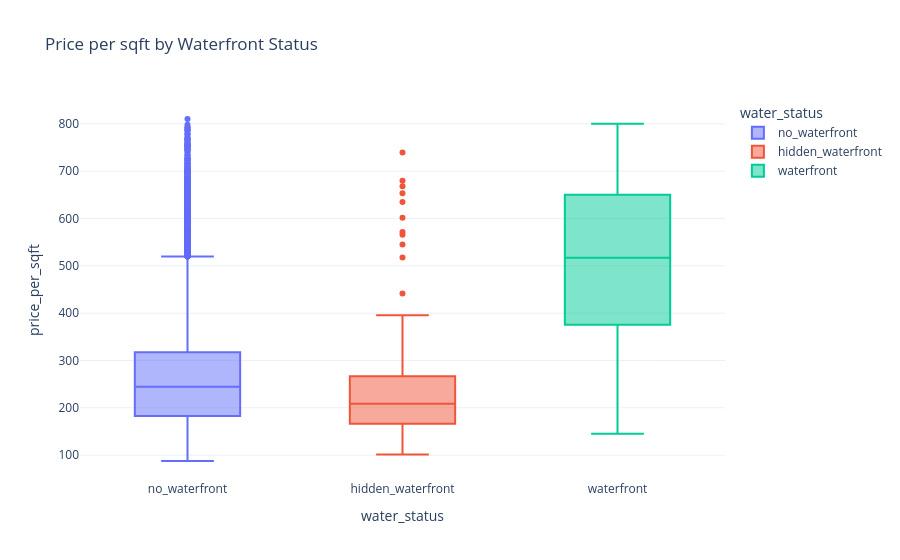

The notebook cell saved with this chart:
### Code cell
df_super["price_per_sqft"] = df_super["price"] / df_super["sqft_living"]

df_super["water_status"] = "no_waterfront"
df_super.loc[df_super["waterfront"] == 1, "water_status"] = "waterfront"
df_super.loc[df_super["is_hidden_waterfront"], "water_status"] = "hidden_waterfront"

fig = px.box(df_super, x="water_status", y="price_per_sqft", color="water_status",
             title="Price per sqft by Waterfront Status", template="plotly_white")
fig.show()

### Figure 1 — Plotly figure (JSON) as saved in the notebook; plotly's stock layout.template omitted (floating-point values rounded to 4 significant figures; data arrays with more than 128 entries replaced by an {"elided": "..."} marker saying what was removed)
{"data": [{"alignmentgroup": "True", "hovertemplate": "water_status=%{x}<br>price_per_sqft=%{y}<extra></extra>", "legendgroup": "no_waterfront", "marker": {"color": "#636efa"}, "name": "no_waterfront", "notched": false, "offsetgroup": "no_waterfront", "orientation": "v", "showlegend": true, "type": "box", "x": {"elided": "21149 str values"}, "x0": " ", "xaxis": "x", "y": {"elided": "21149 float values"}, "y0": " ", "yaxis": "y"}, {"alignmentgroup": "True", "hovertemplate": "water_status=%{x}<br>price_per_sqft=%{y}<extra></extra>", "legendgroup": "hidden_waterfront", "marker": {"color": "#EF553B"}, "name": "hidden_waterfront", "notched": false, "offsetgroup": "hidden_waterfront", "orientation": "v", "showlegend": true, "type": "box", "x": ["hidden_waterfront", "hidden_waterfront", "hidden_waterfront", "hidden_waterfront", "hidden_waterfront", "hidden_waterfront", "hidden_waterfront", "hidden_waterfront", "hidden_waterfront", "hidden_waterfront", "hidden_waterfront", "hidden_waterfront", "hidden_waterfront", "hidden_waterfront", "hidden_waterfront", "hidden_waterfront", "hidden_waterfront", "hidden_waterfront", "hidden_waterfront", "hidden_waterfront", "hidden_waterfront", "hidden_waterfront", "hidden_waterfront", "hidden_waterfront", "hidden_waterfront", "hidden_waterfront", "hidden_waterfront", "hidden_waterfront", "hidden_waterfront", "hidden_waterfront", "hidden_waterfront", "hidden_waterfront", "hidden_waterfront", "hidden_waterfront", "hidden_waterfront", "hidden_waterfront", "hidden_waterfront", "hidden_waterfront", "hidden_waterfront", "hidden_waterfront", "hidden_waterfront", "hidden_waterfront", "hidden_waterfront", "hidden_waterfront", "hidden_waterfront", "hidden_waterfront", "hidden_waterfront", "hidden_waterfront", "hidden_waterfront", "hidden_waterfront", "hidden_waterfront", "hidden_waterfront", "hidden_waterfront", "hidden_waterfront", "hidden_waterfront", "hidden_waterfront", "hidden_waterfront", "hidden_waterfront", "hidden_waterfront", "hidden_waterfront", "hidden_waterfront", "hidden_waterfront", "hidden_waterfront", "hidden_waterfront", "hidden_waterfront", "hidden_waterfront", "hidden_waterfront", "hidden_waterfront", "hidden_waterfront", "hidden_waterfront", "hidden_waterfront", "hidden_waterfront", "hidden_waterfront", "hidden_waterfront", "hidden_waterfront", "hidden_waterfront", "hidden_waterfront", "hidden_waterfront", "hidden_waterfront", "hidden_waterfront", "hidden_waterfront", "hidden_waterfront", "hidden_waterfront", "hidden_waterfront", "hidden_waterfront", "hidden_waterfront", "hidden_waterfront", "hidden_waterfront", "hidden_waterfront", "hidden_waterfront", "hidden_waterfront", "hidden_waterfront", "hidden_waterfront", "hidden_waterfront", "hidden_waterfront", "hidden_waterfront", "hidden_waterfront", "hidden_waterfront", "hidden_waterfront", "hidden_waterfront", "hidden_waterfront", "hidden_waterfront", "hidden_waterfront", "hidden_waterfront", "hidden_waterfront", "hidden_waterfront", "hidden_waterfront", "hidden_waterfront", "hidden_waterfront", "hidden_waterfront", "hidden_waterfront", "hidden_waterfront", "hidden_waterfront", "hidden_waterfront", "hidden_waterfront", "hidden_waterfront", "hidden_waterfront", "hidden_waterfront", "hidden_waterfront", "hidden_waterfront", "hidden_waterfront", "hidden_waterfront", "hidden_waterfront", "hidden_waterfront", "hidden_waterfront"], "x0": " ", "xaxis": "x", "y": [256.5, 146.1, 137.3, 254.0, 125.2, 159.5, 328.2, 168.5, 219.1, 256.5, 281.5, 144.9, 250.0, 262.5, 571.4, 653.3, 235.3, 170.9, 545.0, 166.3, 182.4, 239.2, 291.4, 299.8, 232.8, 246.0, 197.8, 157.9, 331.7, 181.2, 172.9, 157.1, 261.4, 315.5, 182.3, 395.5, 269.8, 101.1, 253.7, 634.6, 202.2, 148.5, 266.4, 286.6, 141.4, 173.6, 215.6, 254.0, 166.3, 287.9, 168.7, 269.2, 517.6, 269.0, 245.0, 275.5, 147.7, 160.2, 165.4, 136.8, 117.6, 284.5, 109.4, 235.1, 218.0, 159.3, 205.4, 173.4, 180.0, 144.6, 295.1, 224.5, 219.9, 189.8, 272.6, 200.8, 739.1, 133.8, 208.7, 668.1, 299.1, 125.6, 192.9, 203.9, 199.7, 107.9, 243.6, 251.1, 181.5, 164.8, 230.3, 131.3, 231.5, 276.6, 143.3, 261.3, 187.3, 267.2, 134.4, 200.4, 146.7, 679.7, 289.0, 198.4, 601.4, 182.2, 184.9, 206.8, 178.4, 200.0, 229.6, 238.2, 157.0, 245.4, 441.4, 166.2, 183.5, 125.7, 179.1, 565.5, 176.7, 215.8, 254.8, 234.1, 148.7], "y0": " ", "yaxis": "y"}, {"alignmentgroup": "True", "hovertemplate": "water_status=%{x}<br>price_per_sqft=%{y}<extra></extra>", "legendgroup": "waterfront", "marker": {"color": "#00cc96"}, "name": "waterfront", "notched": false, "offsetgroup": "waterfront", "orientation": "v", "showlegend": true, "type": "box", "x": {"elided": "146 str values"}, "x0": " ", "xaxis": "x", "y": {"elided": "146 float values"}, "y0": " ", "yaxis": "y"}], "layout": {"boxmode": "overlay", "legend": {"title": {"text": "water_status"}, "tracegroupgap": 0}, "title": {"text": "Price per sqft by Waterfront Status"}, "xaxis": {"anchor": "y", "categoryarray": ["no_waterfront", "hidden_waterfront", "waterfront"], "categoryorder": "array", "domain": [0, 1], "title": {"text": "water_status"}}, "yaxis": {"anchor": "x", "domain": [0, 1], "title": {"text": "price_per_sqft"}}}}
